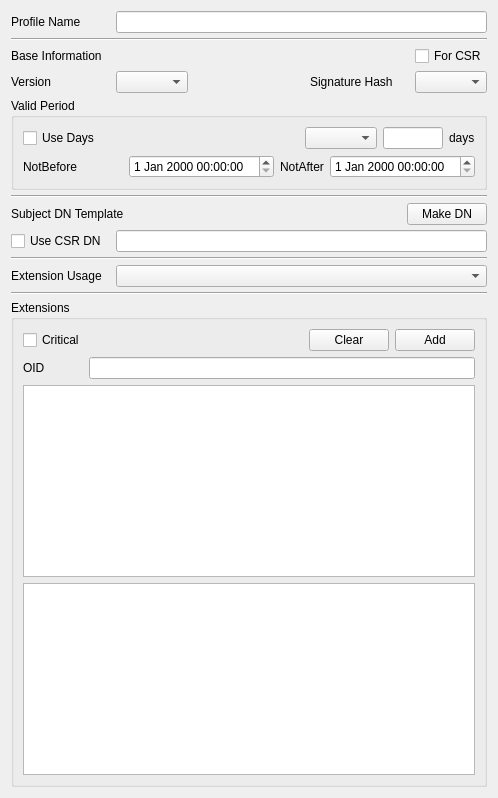
     <widget class="QWidget" name="mBaseTab">
      <attribute name="title">
       <string>Base</string>
      </attribute>
      <layout class="QGridLayout" name="gridLayout">
       <property name="spacing">
        <number>5</number>
       </property>
       <item row="6" column="0">
        <widget class="Line" name="line_12">
         <property name="orientation">
          <enum>Qt::Horizontal</enum>
         </property>
        </widget>
       </item>
       <item row="10" column="0">
        <widget class="Line" name="line_13">
         <property name="orientation">
          <enum>Qt::Horizontal</enum>
         </property>
        </widget>
       </item>
       <item row="2" column="0">
        <layout class="QGridLayout" name="gridLayout_27">
         <property name="topMargin">
          <number>0</number>
         </property>
         <item row="0" column="2">
          <widget class="QCheckBox" name="mForCSRCheck">
           <property name="text">
            <string>For CSR</string>
           </property>
          </widget>
         </item>
         <item row="0" column="0">
          <widget class="QLabel" name="label_2">
           <property name="minimumSize">
            <size>
             <width>100</width>
             <height>0</height>
            </size>
           </property>
           <property name="maximumSize">
            <size>
             <width>16777215</width>
             <height>16777215</height>
            </size>
           </property>
           <property name="text">
            <string>Base Information</string>
           </property>
          </widget>
         </item>
         <item row="0" column="1">
          <spacer name="horizontalSpacer_17">
           <property name="orientation">
            <enum>Qt::Horizontal</enum>
           </property>
           <property name="sizeHint" stdset="0">
            <size>
             <width>40</width>
             <height>20</height>
            </size>
           </property>
          </spacer>
         </item>
        </layout>
       </item>
       <item row="9" column="0">
        <layout class="QGridLayout" name="gridLayout_11">
         <property name="topMargin">
          <number>0</number>
         </property>
         <item row="0" column="0">
          <widget class="QCheckBox" name="mUseCSR_DNCheck">
           <property name="minimumSize">
            <size>
             <width>100</width>
             <height>0</height>
            </size>
           </property>
           <property name="maximumSize">
            <size>
             <width>100</width>
             <height>16777215</height>
            </size>
           </property>
           <property name="text">
            <string>Use CSR DN</string>
           </property>
          </widget>
         </item>
         <item row="0" column="1">
          <widget class="QLineEdit" name="mSubjectDNText"/>
         </item>
        </layout>
       </item>
       <item row="5" column="0">
        <widget class="QGroupBox" name="mPeriodGroup">
         <property name="minimumSize">
          <size>
           <width>0</width>
           <height>0</height>
          </size>
         </property>
         <property name="title">
          <string>Valid Period</string>
         </property>
         <layout class="QVBoxLayout" name="verticalLayout_19">
          <item>
           <layout class="QGridLayout" name="gridLayout_22">
            <item row="0" column="2">
             <widget class="QComboBox" name="mDaysTypeCombo"/>
            </item>
            <item row="0" column="4">
             <widget class="QLabel" name="mDaysLabel">
              <property name="minimumSize">
               <size>
                <width>0</width>
                <height>0</height>
               </size>
              </property>
              <property name="maximumSize">
               <size>
                <width>16777215</width>
                <height>16777215</height>
               </size>
              </property>
              <property name="text">
               <string>days</string>
              </property>
             </widget>
            </item>
            <item row="0" column="0">
             <widget class="QCheckBox" name="mUseDaysCheck">
              <property name="minimumSize">
               <size>
                <width>100</width>
                <height>0</height>
               </size>
              </property>
              <property name="maximumSize">
               <size>
                <width>100</width>
                <height>16777215</height>
               </size>
              </property>
              <property name="text">
               <string>Use Days</string>
              </property>
             </widget>
            </item>
            <item row="0" column="3">
             <widget class="QLineEdit" name="mDaysText">
              <property name="maximumSize">
               <size>
                <width>60</width>
                <height>16777215</height>
               </size>
              </property>
             </widget>
            </item>
            <item row="0" column="1">
             <spacer name="horizontalSpacer_3">
              <property name="orientation">
               <enum>Qt::Horizontal</enum>
              </property>
              <property name="sizeHint" stdset="0">
               <size>
                <width>40</width>
                <height>20</height>
               </size>
              </property>
             </spacer>
            </item>
           </layout>
          </item>
          <item>
           <layout class="QGridLayout" name="gridLayout_23">
            <item row="0" column="2">
             <widget class="QLabel" name="label_8">
              <property name="text">
               <string>NotAfter</string>
              </property>
             </widget>
            </item>
            <item row="0" column="1">
             <widget class="QDateTimeEdit" name="mNotBeforeDateTime"/>
            </item>
            <item row="0" column="0">
             <widget class="QLabel" name="label_7">
              <property name="minimumSize">
               <size>
                <width>100</width>
                <height>0</height>
               </size>
              </property>
              <property name="maximumSize">
               <size>
                <width>100</width>
                <height>16777215</height>
               </size>
              </property>
              <property name="text">
               <string>NotBefore</string>
              </property>
             </widget>
            </item>
            <item row="0" column="3">
             <widget class="QDateTimeEdit" name="mNotAfterDateTime"/>
            </item>
           </layout>
          </item>
         </layout>
        </widget>
       </item>
       <item row="11" column="0">
        <layout class="QGridLayout" name="gridLayout_28">
         <property name="topMargin">
          <number>0</number>
         </property>
         <item row="0" column="0">
          <widget class="QLabel" name="label_6">
           <property name="minimumSize">
            <size>
             <width>100</width>
             <height>0</height>
            </size>
           </property>
           <property name="maximumSize">
            <size>
             <width>16777215</width>
             <height>16777215</height>
            </size>
           </property>
           <property name="text">
            <string>Extension Usage</string>
           </property>
          </widget>
         </item>
         <item row="0" column="1">
          <widget class="QComboBox" name="mExtUsageCombo">
           <property name="sizePolicy">
            <sizepolicy hsizetype="Expanding" vsizetype="Fixed">
             <horstretch>0</horstretch>
             <verstretch>0</verstretch>
            </sizepolicy>
           </property>
           <property name="sizeAdjustPolicy">
            <enum>QComboBox::AdjustToContentsOnFirstShow</enum>
           </property>
          </widget>
         </item>
        </layout>
       </item>
       <item row="7" column="0">
        <layout class="QGridLayout" name="gridLayout_8">
         <property name="topMargin">
          <number>0</number>
         </property>
         <item row="0" column="2">
          <widget class="QPushButton" name="mMakeDNBtn">
           <property name="text">
            <string>Make DN</string>
           </property>
          </widget>
         </item>
         <item row="0" column="0">
          <widget class="QLabel" name="label_9">
           <property name="text">
            <string>Subject DN Template</string>
           </property>
          </widget>
         </item>
         <item row="0" column="1">
          <spacer name="horizontalSpacer_2">
           <property name="orientation">
            <enum>Qt::Horizontal</enum>
           </property>
           <property name="sizeHint" stdset="0">
            <size>
             <width>40</width>
             <height>20</height>
            </size>
           </property>
          </spacer>
         </item>
        </layout>
       </item>
       <item row="13" column="0">
        <widget class="QGroupBox" name="mExtensionsGroup">
         <property name="minimumSize">
          <size>
           <width>0</width>
           <height>0</height>
          </size>
         </property>
         <property name="title">
          <string>Extensions</string>
         </property>
         <layout class="QVBoxLayout" name="verticalLayout_6">
          <item>
           <layout class="QGridLayout" name="gridLayout_30">
            <item row="0" column="3">
             <widget class="QPushButton" name="mExtensionsAddBtn">
              <property name="text">
               <string>Add</string>
              </property>
             </widget>
            </item>
            <item row="0" column="2">
             <widget class="QPushButton" name="mExtensionsClearBtn">
              <property name="text">
               <string>Clear</string>
              </property>
             </widget>
            </item>
            <item row="0" column="0">
             <widget class="QCheckBox" name="mExtensionsCriticalCheck">
              <property name="text">
               <string>Critical</string>
              </property>
             </widget>
            </item>
            <item row="0" column="1">
             <spacer name="horizontalSpacer_19">
              <property name="orientation">
               <enum>Qt::Horizontal</enum>
              </property>
              <property name="sizeHint" stdset="0">
               <size>
                <width>40</width>
                <height>20</height>
               </size>
              </property>
             </spacer>
            </item>
           </layout>
          </item>
          <item>
           <layout class="QGridLayout" name="gridLayout_31">
            <item row="0" column="0">
             <widget class="QLabel" name="label_34">
              <property name="minimumSize">
               <size>
                <width>60</width>
                <height>0</height>
               </size>
              </property>
              <property name="maximumSize">
               <size>
                <width>16777215</width>
                <height>16777215</height>
               </size>
              </property>
              <property name="text">
               <string>OID</string>
              </property>
             </widget>
            </item>
            <item row="0" column="1">
             <widget class="QLineEdit" name="mExtensionsOIDText"/>
            </item>
           </layout>
          </item>
          <item>
           <widget class="QPlainTextEdit" name="mExtensionsValueText"/>
          </item>
          <item>
           <widget class="QTableWidget" name="mExtensionsTable">
            <property name="contextMenuPolicy">
             <enum>Qt::CustomContextMenu</enum>
            </property>
            <attribute name="horizontalHeaderHighlightSections">
             <bool>false</bool>
            </attribute>
           </widget>
          </item>
         </layout>
        </widget>
       </item>
       <item row="1" column="0">
        <widget class="Line" name="line_10">
         <property name="orientation">
          <enum>Qt::Horizontal</enum>
         </property>
        </widget>
       </item>
       <item row="4" column="0">
        <layout class="QGridLayout" name="gridLayout_7">
         <property name="topMargin">
          <number>0</number>
         </property>
         <item row="0" column="1">
          <widget class="QComboBox" name="mVersionCombo"/>
         </item>
         <item row="0" column="2">
          <spacer name="horizontalSpacer">
           <property name="orientation">
            <enum>Qt::Horizontal</enum>
           </property>
           <property name="sizeHint" stdset="0">
            <size>
             <width>40</width>
             <height>20</height>
            </size>
           </property>
          </spacer>
         </item>
         <item row="0" column="0">
          <widget class="QLabel" name="label_3">
           <property name="minimumSize">
            <size>
             <width>100</width>
             <height>0</height>
            </size>
           </property>
           <property name="maximumSize">
            <size>
             <width>100</width>
             <height>16777215</height>
            </size>
           </property>
           <property name="text">
            <string>Version</string>
           </property>
          </widget>
         </item>
         <item row="0" column="3">
          <widget class="QLabel" name="label_4">
           <property name="minimumSize">
            <size>
             <width>100</width>
             <height>0</height>
            </size>
           </property>
           <property name="maximumSize">
            <size>
             <width>100</width>
             <height>16777215</height>
            </size>
           </property>
           <property name="text">
            <string>Signature Hash</string>
           </property>
          </widget>
         </item>
         <item row="0" column="4">
          <widget class="QComboBox" name="mHashCombo"/>
         </item>
        </layout>
       </item>
       <item row="12" column="0">
        <widget class="Line" name="line">
         <property name="orientation">
          <enum>Qt::Horizontal</enum>
         </property>
        </widget>
       </item>
       <item row="0" column="0">
        <layout class="QGridLayout" name="gridLayout_6">
         <item row="0" column="0">
          <widget class="QLabel" name="label">
           <property name="minimumSize">
            <size>
             <width>100</width>
             <height>0</height>
            </size>
           </property>
           <property name="maximumSize">
            <size>
             <width>100</width>
             <height>16777215</height>
            </size>
           </property>
           <property name="text">
            <string>Profile Name</string>
           </property>
          </widget>
         </item>
         <item row="0" column="1">
          <widget class="QLineEdit" name="mNameText"/>
         </item>
        </layout>
       </item>
      </layout>
     </widget>
